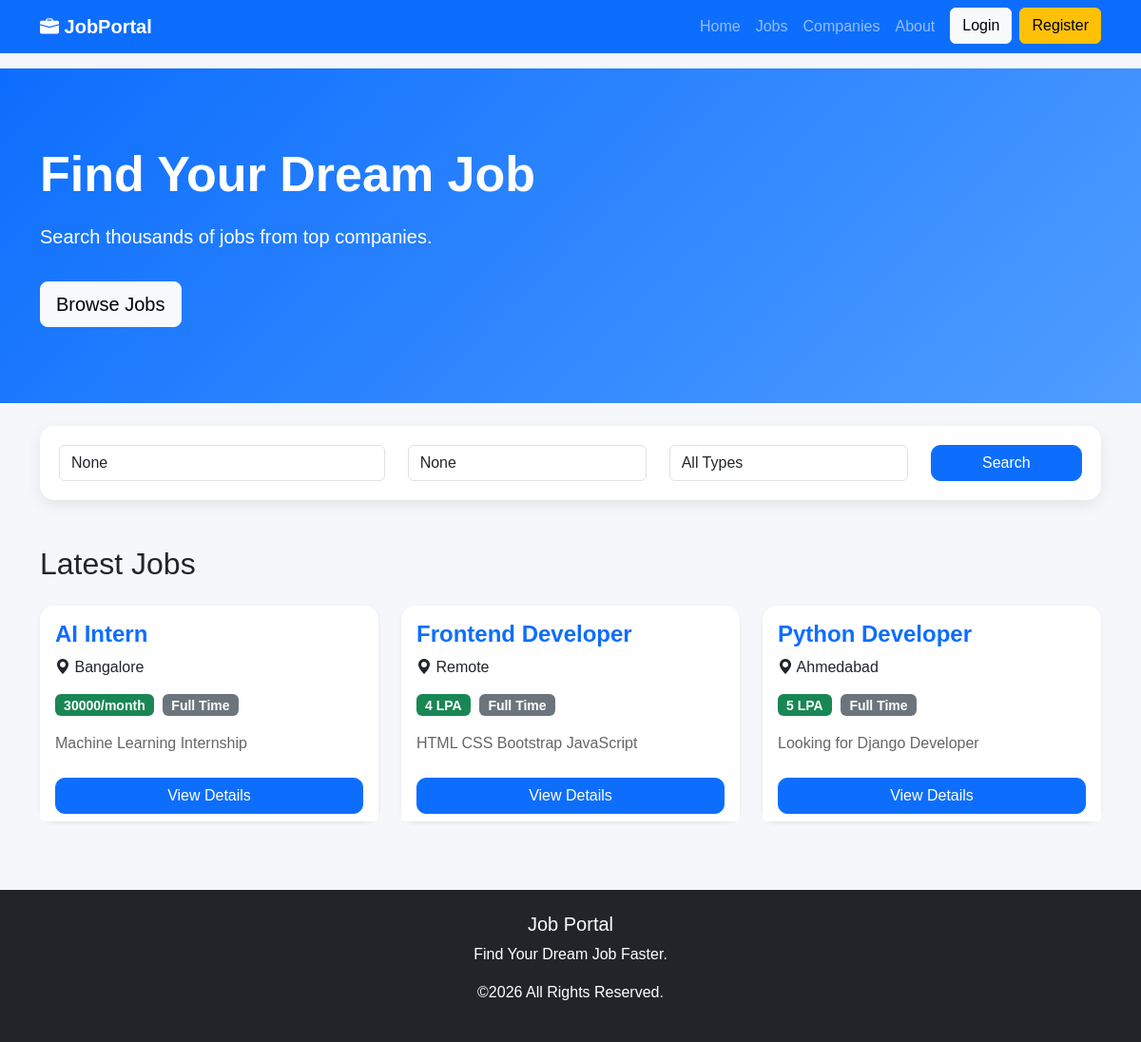
The app's page /, older data.
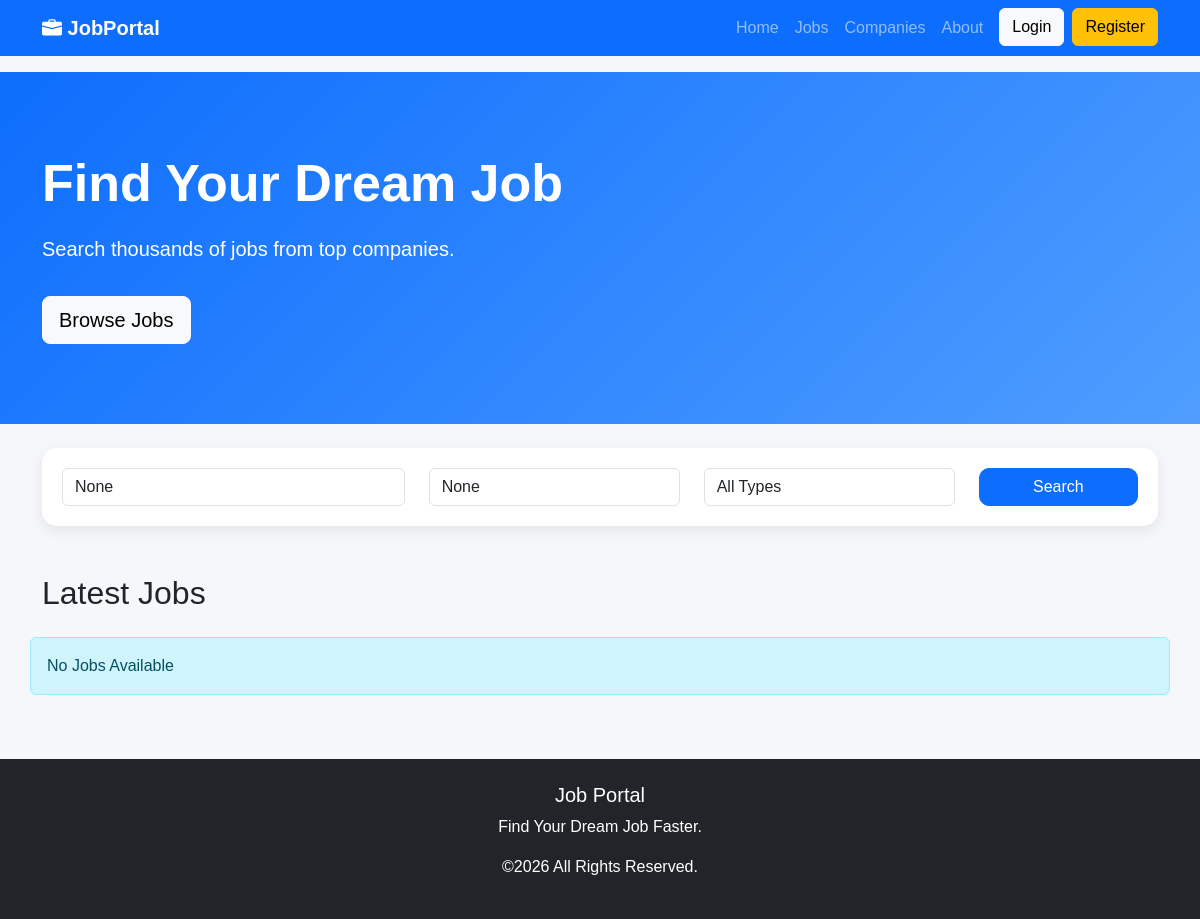
The same page, newer data.
### jobs/models.py (models this page shows, shortened)
class Job(models.Model):
    class EmploymentType(models.TextChoices):
        FULL_TIME = "full_time", "Full Time"
        PART_TIME = "part_time", "Part Time"
        CONTRACT = "contract", "Contract"
        INTERNSHIP = "internship", "Internship"
    title = models.CharField(max_length=200)
    company = models.ForeignKey(Company,on_delete=models.CASCADE)
    location = models.CharField(max_length=200)
    salary = models.CharField(max_length=100)
    description = models.TextField()
    employment_type = models.CharField(
        max_length=20,
        choices=EmploymentType.choices,
        default=EmploymentType.FULL_TIME,
    )
    is_active = models.BooleanField(default=True)
    created_at = models.DateTimeField(auto_now_add=True)
    updated_at = models.DateTimeField(default=timezone.now)
    class Meta:
        ordering = ["-created_at"]

### jobs/views.py (the view)
# urls.py: 2. Add a URL to urlpatterns:  path('', views.home, name='home')
def home(request):
    jobs = Job.objects.filter(is_active=True)
    search = request.GET.get("search")
    location = request.GET.get("location")
    job_type = request.GET.get("type")
    if search:
        jobs = jobs.filter(title__icontains=search)
    if location:
        jobs = jobs.filter(location__icontains=location)
    if job_type:
        jobs = jobs.filter(employment_type=job_type)
    context = {
        "jobs": jobs,
        "search": search,
        "location": location,
        "job_type": job_type,
        "employment_types": Job.EmploymentType.choices,
    }
    return render(request, "jobs/home.html", context)

### templates/jobs/home.html (shortened to what this page needs)
{% extends 'base.html' %}
{% block content %}
<section class="hero">
<div class="container">
<div class="row">
<div class="col-lg-7">
<h1>Find Your Dream Job</h1>
<p>
Search thousands of jobs from top companies.
</p>
<a href="#jobs"
class="btn btn-light btn-lg mt-3">
Browse Jobs
</a>
</div>
</div>
</div>
</section>
<div class="container mt-4">
<form method="GET">
<div class="row">
<div class="col-md-4">
<input
type="text"
name="search"
class="form-control"
placeholder="Search Job..."
value="{{ search }}">
</div>
<div class="col-md-3">
<input
type="text"
name="location"
class="form-control"
placeholder="Location"
value="{{ location }}">
</div>
<div class="col-md-3">
<select
name="type"
class="form-control">
<option value="">All Types</option>
</select>
</div>
<div class="col-md-2">
<button
class="btn btn-primary w-100">
Search
</button>
</div>
</div>
</form>
</div>
<div class="container mt-5"
id="jobs">
<h2 class="mb-4">
Latest Jobs
</h2>
<div class="row">
{% for job in jobs %}
<div class="col-md-4 mb-4">
<div class="card shadow-sm h-100">
    <div class="card-body">
        <h4 class="card-title">
            {{ job.title }}
        </h4>
        <p>
            <i class="bi bi-geo-alt-fill"></i>
            {{ job.location }}
        </p>
        <p>
            <span class="badge bg-success">
                {{ job.salary }}
            </span>
            <span class="badge bg-secondary">
                {{ job.get_employment_type_display }}
            </span>
        </p>
        <p class="card-text">
            {{ job.description|truncatechars:120 }}
        </p>
    </div>
    <div class="card-footer bg-white">
        <a href="{% url 'job_detail' job.id %}"
           class="btn btn-primary w-100">
            View Details
        </a>
    </div>
</div>
</div>
{% empty %}
<div class="alert alert-info">
No Jobs Available
</div>
{% endfor %}
</div>
</div>
{% endblock %}

### templates/base.html (shortened to what this page needs)
{% load static %}
<!DOCTYPE html>
<html lang="en">
<head>
<link href="https://cdn.jsdelivr.net/npm/bootstrap@5.3.3/dist/css/bootstrap.min.css" rel="stylesheet">
<link rel="stylesheet"
href="https://cdn.jsdelivr.net/npm/bootstrap-icons@1.11.3/font/bootstrap-icons.min.css">
<link rel="stylesheet"
href="{% static 'css/style.css' %}">
</head>
<body>
<nav class="navbar navbar-expand-lg navbar-dark bg-primary">
<div class="container">
<a class="navbar-brand fw-bold" href="/">
<i class="bi bi-briefcase-fill"></i>
JobPortal
</a>
<div class="collapse navbar-collapse"
id="navbar">
<ul class="navbar-nav ms-auto">
<li class="nav-item">
<a class="nav-link" href="/">Home</a>
</li>
<li class="nav-item">
<a class="nav-link" href="#">Jobs</a>
</li>
<li class="nav-item">
<a class="nav-link" href="#">Companies</a>
</li>
<li class="nav-item">
<a class="nav-link" href="#">About</a>
</li>
<li class="nav-item">
{% if user.is_authenticated %}
<li class="nav-item">
<span class="nav-link">
Hello {{ user.username }}
<li class="nav-item">
<a class="nav-link"
href="{% url 'profile' %}">
My Profile
<li class="nav-item">
    <a class="nav-link"
       href="{% url 'my_applications' %}">
        My Applications
    </a>
</li>
</a>
</li>
</span>
</li>
<li class="nav-item">
<a class="btn btn-danger ms-2"
href="{% url 'logout' %}">
Logout
</a>
</li>
{% else %}
<li class="nav-item">
<a class="btn btn-light ms-2"
href="{% url 'login' %}">
Login
</a>
</li>
<li class="nav-item">
<a class="btn btn-warning ms-2"
href="{% url 'register' %}">
Register
</a>
</li>
{% endif %}
</li>
</ul>
</div>
</div>
</nav>
{% block content %}
{% endblock %}
<footer class="bg-dark text-white mt-5">
<div class="container text-center py-4">
<h5>Job Portal</h5>
<p>Find Your Dream Job Faster.</p>
<p>©2026 All Rights Reserved.</p>
</div>
</footer>
</body>
</html>

### static/style.css (style rules this page uses)
body { background:#f6f8fc; font-family:Arial,Helvetica,sans-serif; }
.hero { background:linear-gradient(135deg,#0d6efd,#4da3ff); color:white; padding:100px 0; }
.hero h1 { font-size:55px; font-weight:bold; }
.hero p { font-size:20px; margin-top:20px; }
footer { margin-top:80px; }
body { background:#f5f7fb; font-family:Arial, Helvetica, sans-serif; }
.hero { background:linear-gradient(135deg,#0d6efd,#4f9dff); color:white; padding:80px 0; }
.hero h1 { font-size:52px; font-weight:bold; }
.hero p { font-size:20px; }
form { background:white; padding:20px; border-radius:15px; box-shadow:0 5px 15px rgba(0,0,0,.08); }
.btn-primary { border-radius:10px; }

Row changes from the older to the newer data that the page shows:
removed Job: title "AI Intern", location "Bangalore", salary "30000/month", employment_type "Full Time", description "Machine Learning Internship"
removed Job: title "Frontend Developer", location "Remote", salary "4 LPA", employment_type "Full Time", description "HTML CSS Bootstrap JavaScript"
removed Job: title "Python Developer", location "Ahmedabad", salary "5 LPA", employment_type "Full Time", description "Looking for Django Developer"
Text that changed along with them:
text now shown: "No Jobs Available"
